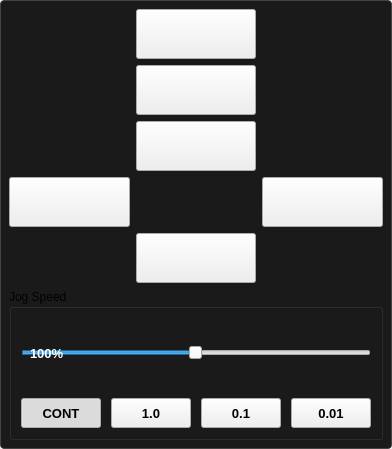
<?xml version='1.0' encoding='utf-8'?>
<ui version="4.0">
 <widget class="QStackedWidget" name="jogDisplay">
         <property name="minimumSize">
          <size>
           <width>0</width>
           <height>380</height>
          </size>
         </property>
         <property name="currentIndex">
          <number>0</number>
         </property>
         <widget class="QFrame" name="jog_xyz">
          <property name="styleSheet">
           <string>QFrame#jog_xyz { border: 1px solid #444; border-radius: 4px; background-color: #1a1a1a; }</string>
          </property>
          <layout class="QGridLayout" name="jogGridLayout">
           <property name="leftMargin">
            <number>8</number>
           </property>
           <property name="topMargin">
            <number>8</number>
           </property>
           <property name="rightMargin">
            <number>8</number>
           </property>
           <property name="bottomMargin">
            <number>8</number>
           </property>
           <item row="0" column="1">
            <widget class="QPushButton" name="z_plus_jogbutton_3">
             <property name="minimumSize">
              <size>
               <width>60</width>
               <height>50</height>
              </size>
             </property>
             <property name="font">
              <font>
               <pointsize>13</pointsize>
               <bold>true</bold>
              </font>
             </property>
            </widget>
           </item>
           <item row="1" column="1">
            <widget class="QPushButton" name="z_minus_jogbutton_3">
             <property name="minimumSize">
              <size>
               <width>60</width>
               <height>50</height>
              </size>
             </property>
             <property name="font">
              <font>
               <pointsize>13</pointsize>
               <bold>true</bold>
              </font>
             </property>
            </widget>
           </item>
           <item row="2" column="1">
            <widget class="QPushButton" name="y_plus_jogbutton_3">
             <property name="minimumSize">
              <size>
               <width>60</width>
               <height>50</height>
              </size>
             </property>
             <property name="font">
              <font>
               <pointsize>13</pointsize>
               <bold>true</bold>
              </font>
             </property>
            </widget>
           </item>
           <item row="4" column="1">
            <widget class="QPushButton" name="y_minus_jogbutton_3">
             <property name="minimumSize">
              <size>
               <width>60</width>
               <height>50</height>
              </size>
             </property>
             <property name="font">
              <font>
               <pointsize>13</pointsize>
               <bold>true</bold>
              </font>
             </property>
            </widget>
           </item>
           <item row="3" column="0">
            <widget class="QPushButton" name="x_minus_jogbutton_3">
             <property name="minimumSize">
              <size>
               <width>60</width>
               <height>50</height>
              </size>
             </property>
             <property name="font">
              <font>
               <pointsize>13</pointsize>
               <bold>true</bold>
              </font>
             </property>
            </widget>
           </item>
           <item row="3" column="2">
            <widget class="QPushButton" name="x_plus_jogbutton_3">
             <property name="minimumSize">
              <size>
               <width>60</width>
               <height>50</height>
              </size>
             </property>
             <property name="font">
              <font>
               <pointsize>13</pointsize>
               <bold>true</bold>
              </font>
             </property>
            </widget>
           </item>
           <item row="5" column="0" colspan="3">
            <widget class="QGroupBox" name="jogBox">
             <property name="title">
              <string>Jog Speed</string>
             </property>
             <layout class="QVBoxLayout">
              <property name="spacing">
               <number>10</number>
              </property>
              <item>
               <spacer name="topSpacer">
                <property name="orientation">
                 <enum>Qt::Orientation::Vertical</enum>
                </property>
                <property name="sizeType">
                 <enum>QSizePolicy::Policy::Fixed</enum>
                </property>
                <property name="sizeHint" stdset="0">
                 <size>
                  <width>20</width>
                  <height>20</height>
                 </size>
                </property>
               </spacer>
              </item>
              <item>
               <layout class="QGridLayout">
                <property name="margin">
                 <number>0</number>
                </property>
                <item row="0" column="0">
                 <widget class="QSlider" name="jog_vel_slider">
                  <property name="minimumSize">
                   <size>
                    <width>0</width>
                    <height>30</height>
                   </size>
                  </property>
                  <property name="minimum">
                   <number>1</number>
                  </property>
                  <property name="maximum">
                   <number>200</number>
                  </property>
                  <property name="value">
                   <number>100</number>
                  </property>
                  <property name="orientation">
                   <enum>Qt::Orientation::Horizontal</enum>
                  </property>
                 </widget>
                </item>
                <item row="0" column="0">
                 <widget class="QLabel" name="jog_vel_label">
                  <property name="font">
                   <font>
                    <pointsize>10</pointsize>
                    <bold>true</bold>
                   </font>
                  </property>
                  <property name="text">
                   <string>100%</string>
                  </property>
                  <property name="alignment">
                   <set>Qt::AlignmentFlag::AlignLeft|Qt::AlignmentFlag::AlignVCenter</set>
                  </property>
                  <property name="styleSheet">
                   <string>color: white; background: transparent; padding-left: 6px;</string>
                  </property>
                 </widget>
                </item>
               </layout>
              </item>
              <item>
                <spacer name="verticalSpacer">
                 <property name="orientation">
                  <enum>Qt::Orientation::Vertical</enum>
                 </property>
                 <property name="sizeType">
                  <enum>QSizePolicy::Policy::Fixed</enum>
                 </property>
                 <property name="sizeHint" stdset="0">
                  <size>
                   <width>20</width>
                   <height>20</height>
                  </size>
                 </property>
                </spacer>
               </item>
               <item>
                <layout class="QHBoxLayout">
                <item>
                 <widget class="QPushButton" name="btn_jog_cont">
                  <property name="minimumSize">
                   <size>
                    <width>0</width>
                    <height>30</height>
                   </size>
                  </property>
                  <property name="font">
                   <font>
                    <pointsize>10</pointsize>
                    <bold>true</bold>
                   </font>
                  </property>
                  <property name="text">
                   <string>CONT</string>
                  </property>
                  <property name="checkable">
                   <bool>true</bool>
                  </property>
                  <property name="checked">
                   <bool>true</bool>
                  </property>
                 </widget>
                </item>
                <item>
                 <widget class="QPushButton" name="btn_jog_1_0">
                  <property name="minimumSize">
                   <size>
                    <width>0</width>
                    <height>30</height>
                   </size>
                  </property>
                  <property name="font">
                   <font>
                    <pointsize>10</pointsize>
                    <bold>true</bold>
                   </font>
                  </property>
                  <property name="text">
                   <string>1.0</string>
                  </property>
                  <property name="checkable">
                   <bool>true</bool>
                  </property>
                 </widget>
                </item>
                <item>
                 <widget class="QPushButton" name="btn_jog_0_1">
                  <property name="minimumSize">
                   <size>
                    <width>0</width>
                    <height>30</height>
                   </size>
                  </property>
                  <property name="font">
                   <font>
                    <pointsize>10</pointsize>
                    <bold>true</bold>
                   </font>
                  </property>
                  <property name="text">
                   <string>0.1</string>
                  </property>
                  <property name="checkable">
                   <bool>true</bool>
                  </property>
                 </widget>
                </item>
                <item>
                 <widget class="QPushButton" name="btn_jog_0_01">
                  <property name="minimumSize">
                   <size>
                    <width>0</width>
                    <height>30</height>
                   </size>
                  </property>
                  <property name="font">
                   <font>
                    <pointsize>10</pointsize>
                    <bold>true</bold>
                   </font>
                  </property>
                  <property name="text">
                   <string>0.01</string>
                  </property>
                  <property name="checkable">
                   <bool>true</bool>
                  </property>
                 </widget>
                </item>
               </layout>
              </item>
             </layout>
            </widget>
           </item>
          </layout>
         </widget>
        </widget>
       </ui>
